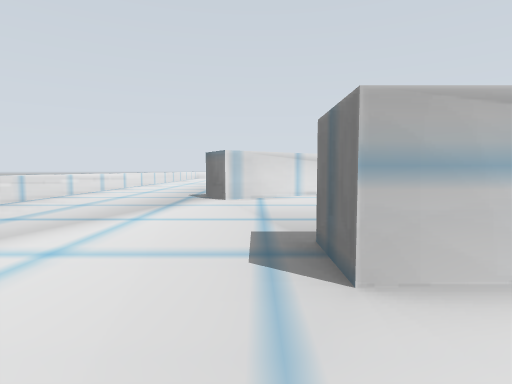
[1] (above)

22 first-person views from a walk through a world built for the Gazebo simulator. The camera is 0.59 m above the floor, tilts 4° down and sees 80° across. The floor is counted in squares, 1 m on a side. Each view is taken from the middle of a square. On the plan, view 1 faces up. The plan holds only what a view shows up to about 9 squares ahead; the rest is blank.

[2]
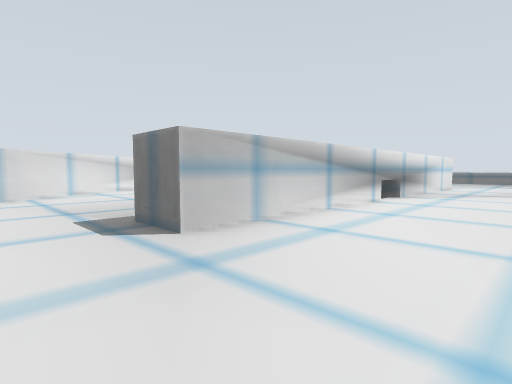

[3]
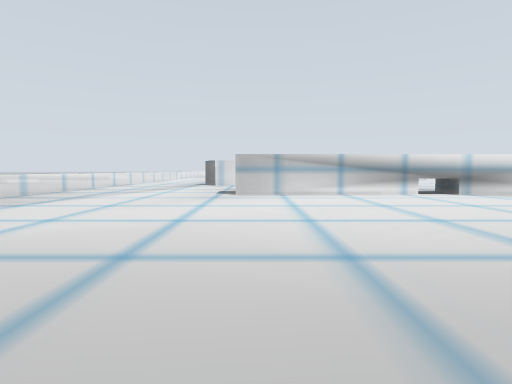

[4]
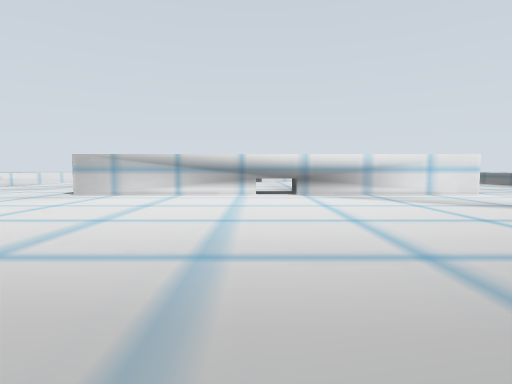

[5]
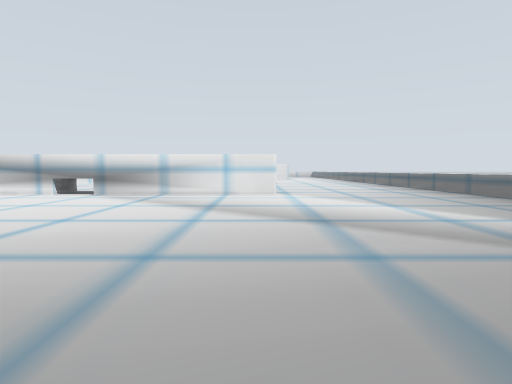

[6]
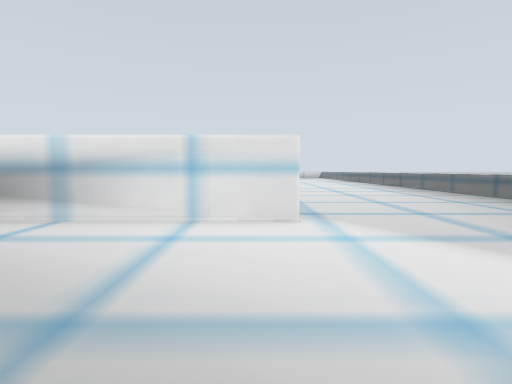

[7]
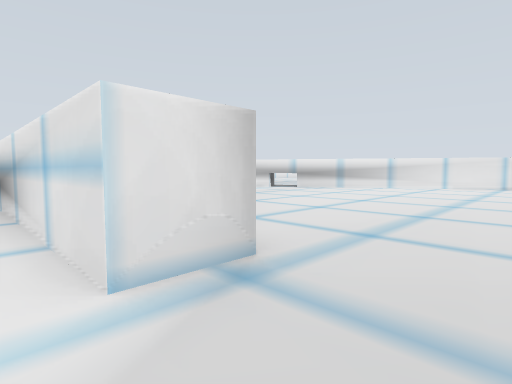

[8]
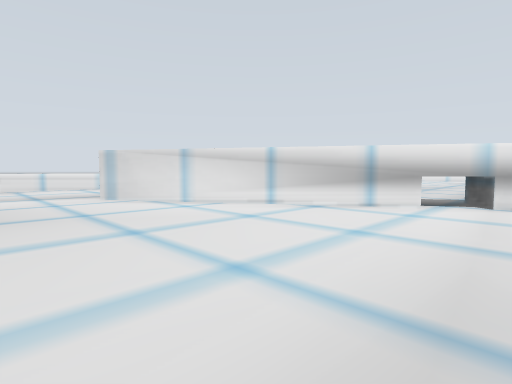

[9]
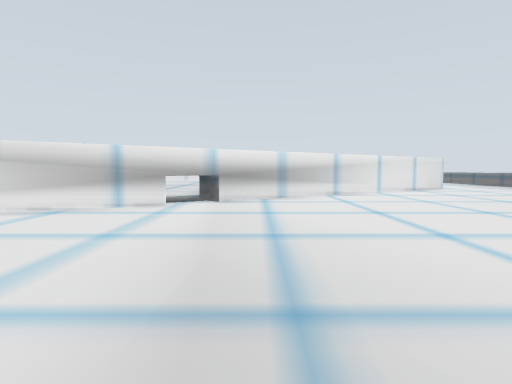

[10]
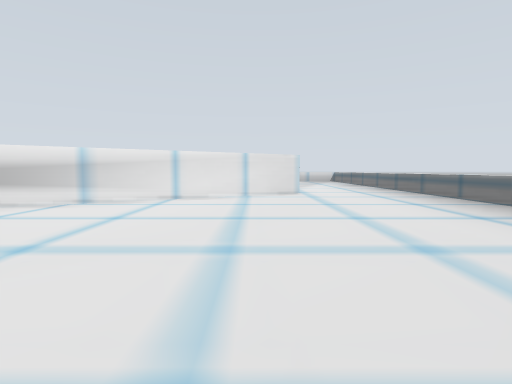

[11]
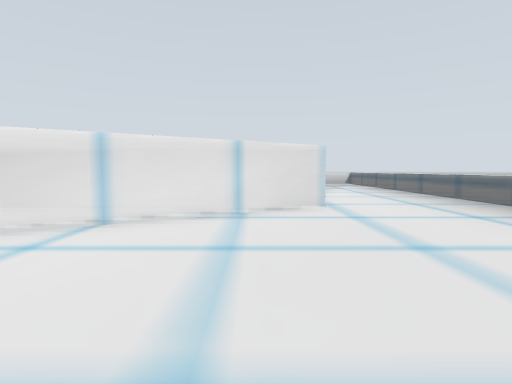

[12]
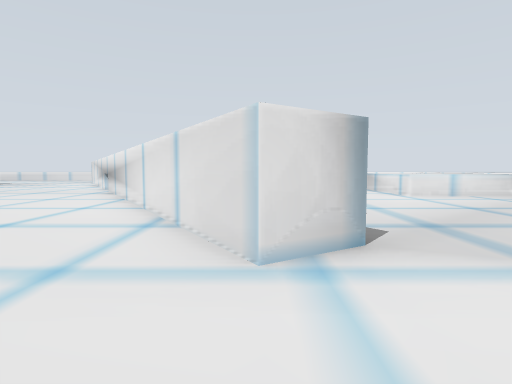

[13]
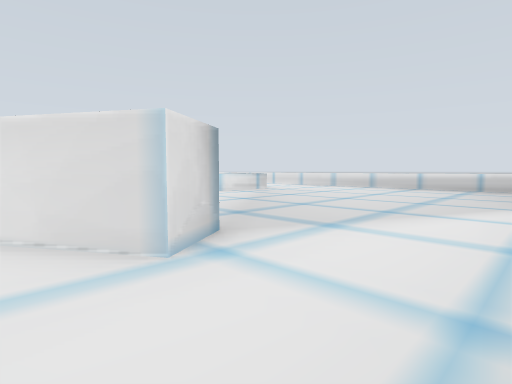

[14]
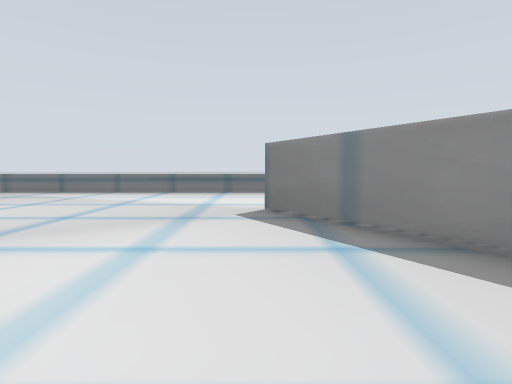

[15]
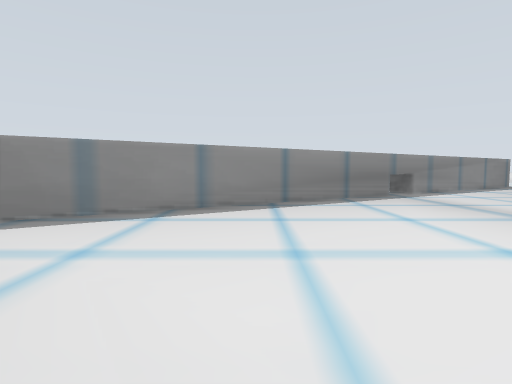

[16]
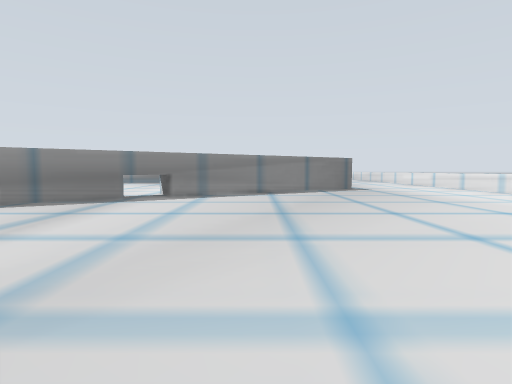

[17]
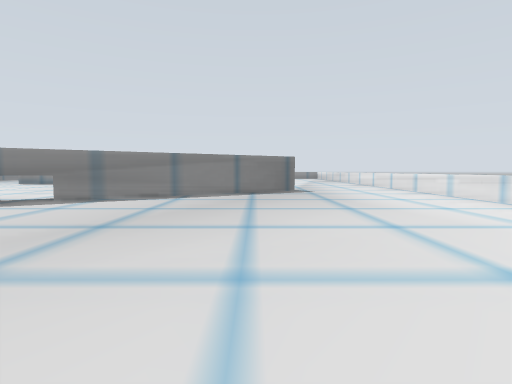

[18]
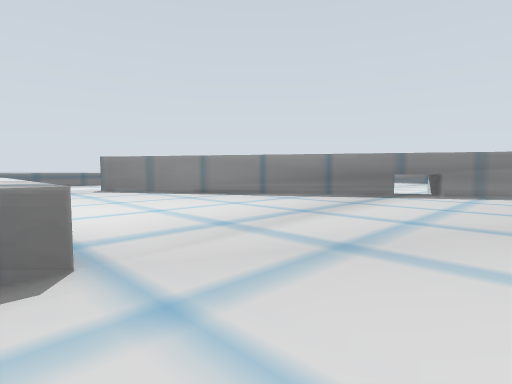

[19]
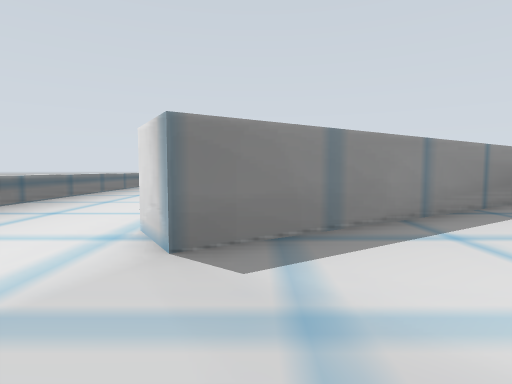

[20]
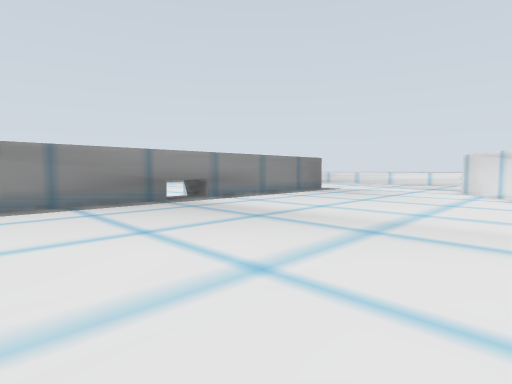

[21]
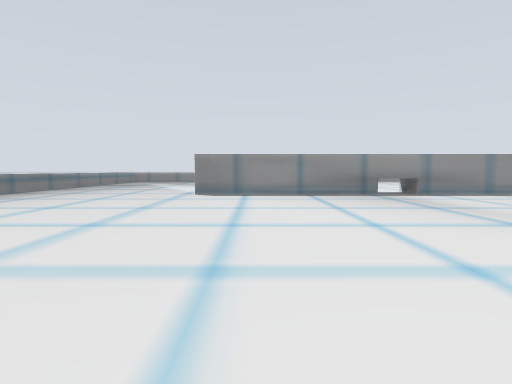

[22]
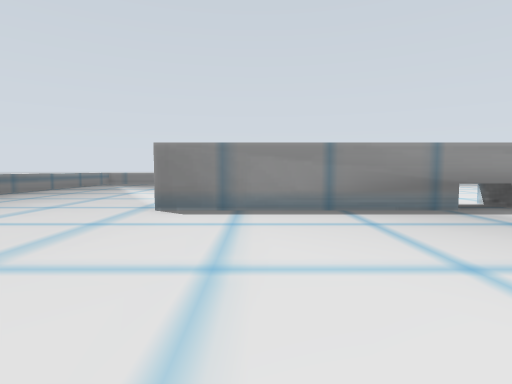

### Floor plan
Points are (right, up) in squares from view 1. A wall is a line through its corners. A room is listed if a view was taken in it or the views show most of it. See-through windows are left out.
Room 1 (views 1, 2, 3, 4, 5, 6, 7, 8, 9, 10, 11, 13, 20, 21, 22)
walls: (1.6, 2.5) (10.5, 2.5) (10.5, 1.5) (0.5, 1.5) (0.5, 2.5); (12.1, 14) (-0.6, 6.1) (-1.1, 7)
low walls: (15.5, -2) (15.5, 3); (15.5, 4.5) (15.5, 12.4); (-4.5, 3) (-4.5, 0.5)
ways out: opening at (-3, 6.3) to room 2; opening at (14, 13.3) to room 2
Room 2 (views 12, 14, 15, 16, 17, 18, 19)
walls: (-1.1, 7) (11.6, 14.9) (12.1, 14)
low walls: (7, 20) (7, 17.5) (4.9, 17.5); (-4.5, 10.8) (-4.5, 4.9); (13.1, 23.5) (11.8, 23.5); (15.5, 12.4) (15.5, 22.1)
ways out: opening at (-3, 6.3) to room 1; opening at (14, 13.3) to room 1

Positions as (right, up) in squares from view 1, and headings:
1: (0, 0), facing up
2: (-1, -1), facing up-right
3: (1, -6), facing up
4: (5, -6), facing up
5: (10, -6), facing up
6: (10, -2), facing up
7: (12, 1), facing up-left
8: (6, 4), facing up-left
9: (6, 4), facing up
10: (11, 6), facing up
11: (11, 9), facing up
12: (14, 14), facing left
13: (14, 13), facing up-left
14: (7, 15), facing right
15: (8, 18), facing down
16: (2, 17), facing down
17: (0, 16), facing down
18: (2, 18), facing down-right
19: (11, 17), facing down
20: (9, 8), facing down-left
21: (9, 10), facing down
22: (9, 7), facing down
